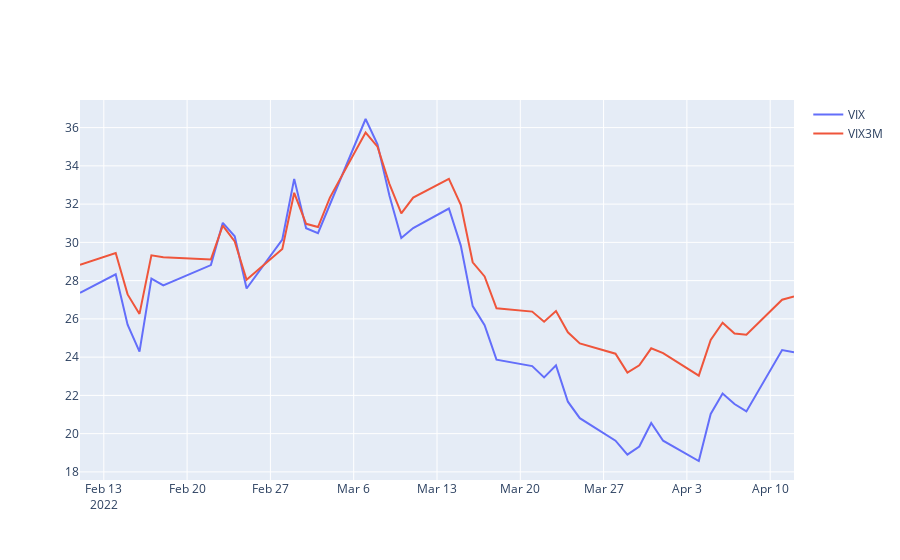

Notebook cell for this chart:
### Code cell
# repeat above cell with plotly for interactive plotting
import plotly.graph_objects as go
plot = go.Figure()
plot.add_trace(go.Line(x=VIX[-42:].index, y=VIX[-42:]['Close'], name='VIX'))
plot.add_trace(go.Line(x=VIX3M[-42:].index, y=VIX3M[-42:]['Close'], name='VIX3M'))
plot.show()
